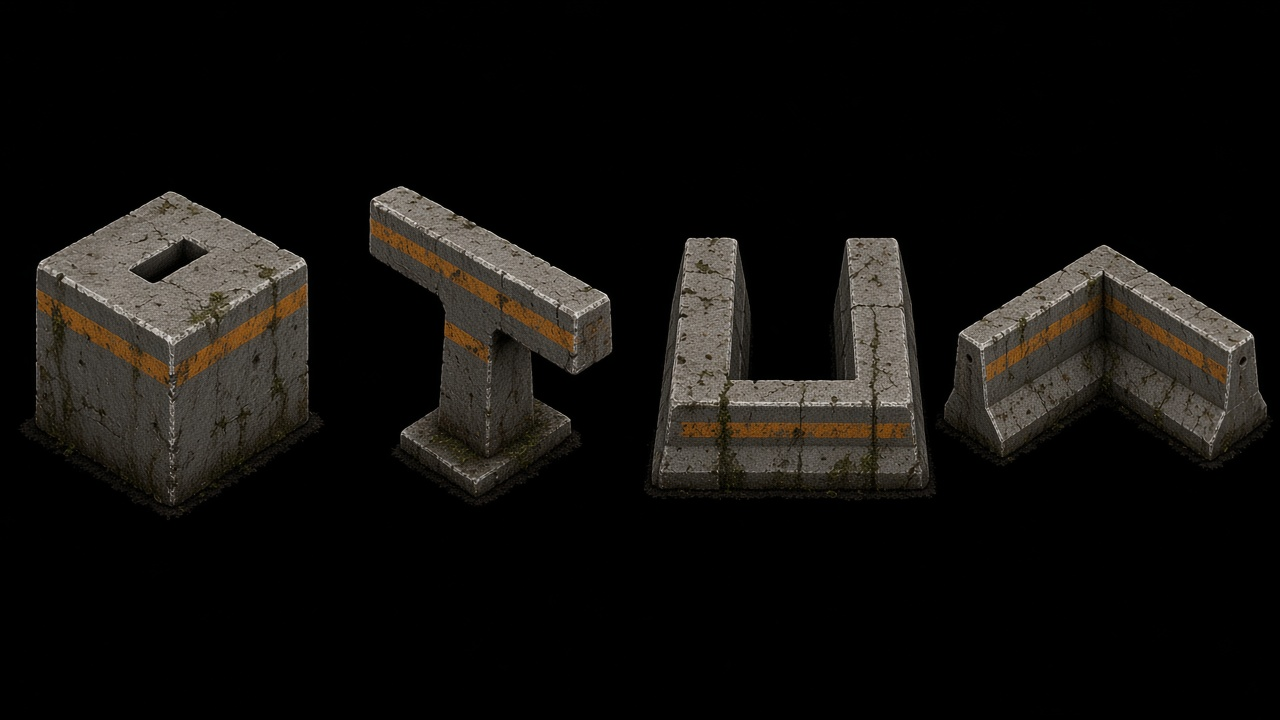
#> input picture assets/generated/cover/src/cover-jersey-shapes.png, 1280 x 720 px
$ python build-cover-atlas.py
#> lines starting #> are read from the running program, lines starting #| are printed output that depends on the picture
#!/usr/bin/env python3
"""Pack generated cover / vault sprites into mobile-sized runtime atlases."""

from __future__ import annotations

import json
from pathlib import Path

from PIL import Image

ROOT = Path(__file__).resolve().parents[1]
SRC = ROOT / "assets/generated/cover/src"
OUT_DIR = ROOT / "assets/generated/cover"
SOLDIER_DIR = ROOT / "assets/generated/soldier"
EXISTING = ROOT / "assets/generated"


def punch_black(im: Image.Image, thresh: int = 20, feather: int = 14) -> Image.Image:
#> called with thresh = 20, feather = 14
    im = im.convert("RGBA")
    px = im.load()
    w, h = im.size
#> w = 1280; h = 720
    for y in range(h):
        for x in range(w):
            r, g, b, a = px[x, y]
            m = max(r, g, b)
            if m <= thresh:
                px[x, y] = (0, 0, 0, 0)
            elif m <= thresh + feather:
                fade = int(255 * (m - thresh) / feather)
                px[x, y] = (r, g, b, min(a, fade))
    return im


def trim(im: Image.Image, pad: int = 3) -> Image.Image:
    bbox = im.getbbox()
    if not bbox:
        return im
    l, t, r, b = bbox
    l = max(0, l - pad)
    t = max(0, t - pad)
    r = min(im.width, r + pad)
    b = min(im.height, b + pad)
    return im.crop((l, t, r, b))


def content_ranges(im: Image.Image, min_span: int = 28, gap: int = 8) -> list[tuple[int, int]]:
#> called with min_span = 28, gap = 8
    px = im.load()
    w, h = im.size
#> w = 1280; h = 720
    filled = []
    for x in range(w):
        has = False
        for y in range(h):
            if px[x, y][3] > 24:
                has = True
                break
        filled.append(has)
    ranges = []
    start = None
    empty = 0
    for x, has in enumerate(filled):
        if has:
            if start is None:
                start = x
            empty = 0
        elif start is not None:
            empty += 1
            if empty >= gap:
                end = x - empty + 1
                if end - start >= min_span:
                    ranges.append((start, end))
                start = None
                empty = 0
#> after the loop, end = 1272; ranges = [(21, 324), (369, 613), (644, 1272)]
    if start is not None and w - start >= min_span:
        ranges.append((start, w))
    return ranges


def slice_sheet(path: Path, names: list[str]) -> dict[str, Image.Image]:
    raw = punch_black(Image.open(path))
    ranges = content_ranges(raw)
#> ranges = [(21, 324), (369, 613), (644, 1272)]
    if len(ranges) != len(names):
        # Fall back to equal columns when gap detection misses a piece.
        col_w = raw.width // len(names)
#> col_w = 320
        ranges = [(i * col_w, (i + 1) * col_w) for i in range(len(names))]
    out = {}
    for name, (x0, x1) in zip(names, ranges):
        piece = trim(raw.crop((max(0, x0 - 4), 0, min(raw.width, x1 + 4), raw.height)))
        out[name] = piece
#> this loop made 4 passes
#> (bbox in trim, l in trim, t in trim, r in trim, b in trim) on passes 1 to 4: ((19, 191, 324, 520), 16, 188, 324, 523), ((0, 186, 297, 505), 0, 183, 300, 508), ((8, 237, 328, 501), 5, 234, 328, 504), ((0, 244, 317, 470), 0, 241, 320, 473)
#> after the loop, out = 4 items
    return out


# [29 lines left out: functions fit, pack, not called in this run]


def build_cover_atlas():
    sprites: dict[str, Image.Image] = {}
    sprites.update(
        slice_sheet(
            SRC / "cover-jersey-shapes.png",
            ["jersey_square", "jersey_T", "jersey_U", "jersey_L"],
        )
    )
    sprites.update(
        slice_sheet(
            SRC / "cover-sandbag-shapes.png",
            ["sandbags_square", "sandbags_T", "sandbags_U", "sandbags_L"],
        )
    )
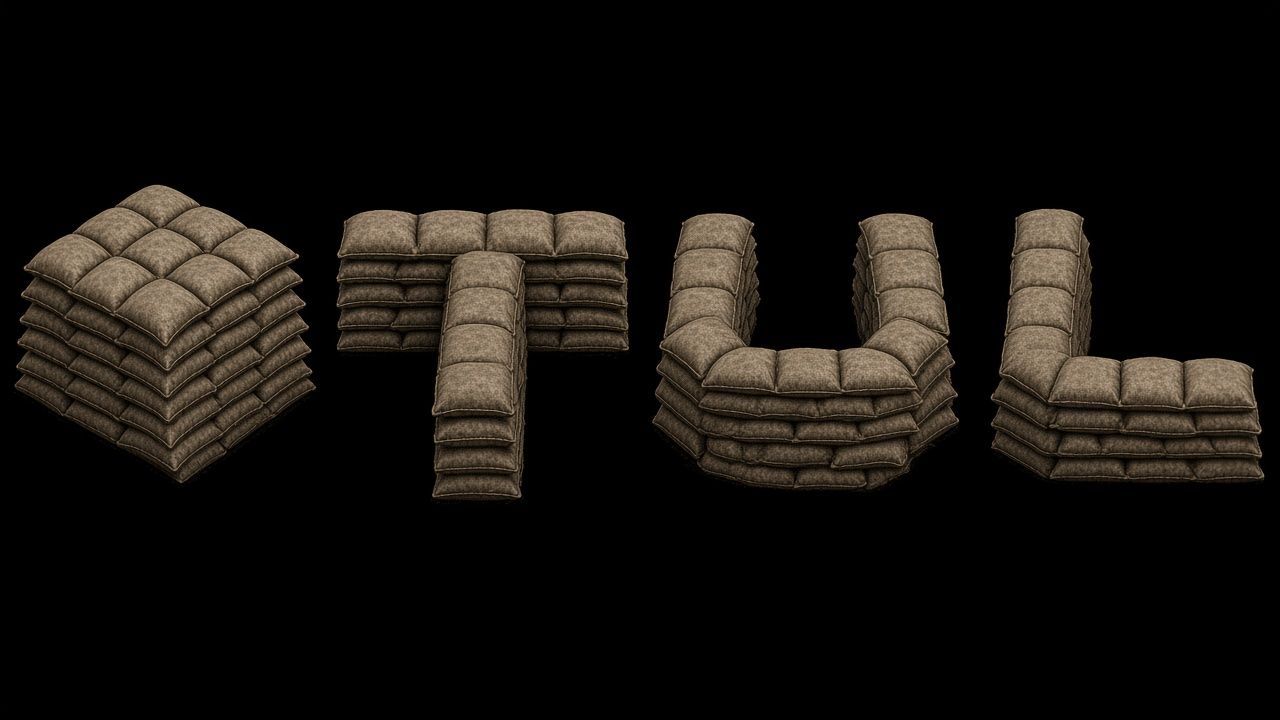
#> input picture assets/generated/cover/src/cover-sandbag-shapes.png, 1280 x 720 px
#> in slice_sheet (call 2), `ranges = content_ranges(raw)`: ranges = [(14, 316), (336, 629), (652, 959), (990, 1265)]
#> the loop in slice_sheet (call 2), `for name, (x0, x1) in zip(names, ranges):` made 4 passes
#> (name, x0, x1, bbox in trim, t in trim, r in trim, b in trim) on passes 1 to 4: ('sandbags_square', 14, 316, (4, 184, 306, 484), 181, 309, 487), ('sandbags_T', 336, 629, (4, 209, 297, 504), 206, 300, 507), ('sandbags_U', 652, 959, (4, 213, 311, 491), 210, 314, 494), ('sandbags_L', 990, 1265, (4, 208, 279, 483), 205, 282, 486)
    sprites.update(
        slice_sheet(
            SRC / "cover-setpieces.png",
            ["set_fortL", "set_barricade", "rubble_T"],
        )
    )
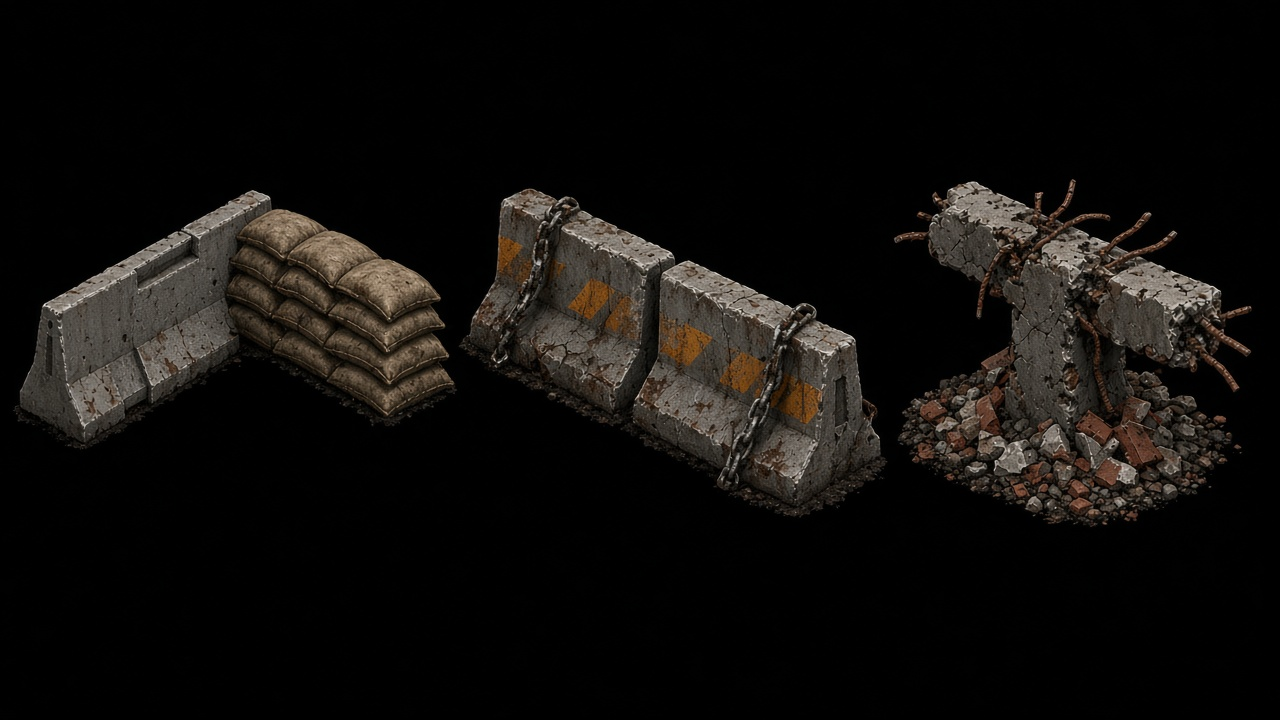
#> input picture assets/generated/cover/src/cover-setpieces.png, 1280 x 720 px
#> in slice_sheet (call 3), `ranges = content_ranges(raw)`: ranges = [(13, 1252)]
#> the loop in slice_sheet (call 3), `for name, (x0, x1) in zip(names, ranges):` made 3 passes
#> (bbox in trim, l in trim, t in trim, r in trim, b in trim) on passes 1 to 3: ((13, 190, 430, 450), 10, 187, 430, 453), ((0, 188, 434, 518), 0, 185, 434, 521), ((0, 179, 404, 527), 0, 176, 407, 530)
#> after the loop in slice_sheet (call 3), `for name, (x0, x1) in zip(names, ranges):`: out = 3 items
    sprites.update(
        slice_sheet(
            SRC / "cover-crates-rubble.png",
            ["crates_square", "crates_T", "rubble_square", "rubble_rect"],
        )
    )
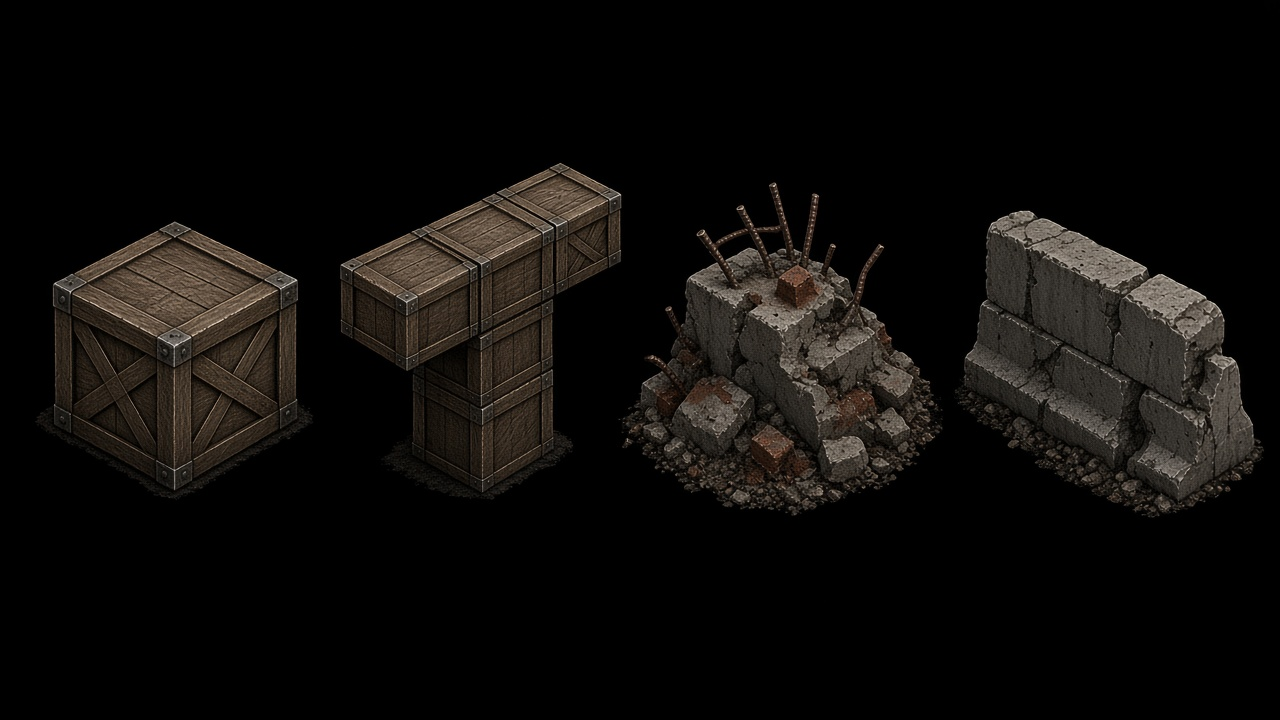
#> input picture assets/generated/cover/src/cover-crates-rubble.png, 1280 x 720 px
#> in slice_sheet (call 4), `raw = punch_black(Image.open(path))`:
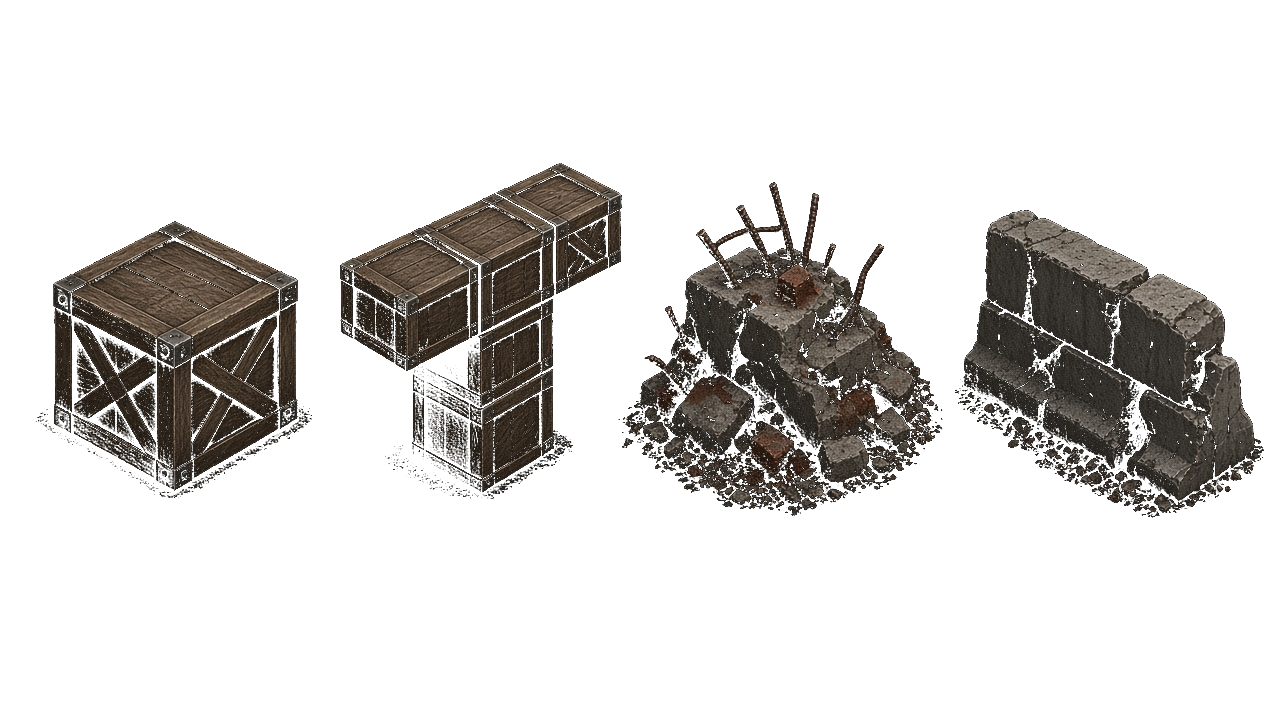
#> raw: PIL image 1280x720 RGBA; mean R, G, B, A 13.9, 12.1, 10.2, 52; transparent parts drawn white
#> in slice_sheet (call 4), `ranges = content_ranges(raw)`: ranges = [(36, 312), (340, 943), (955, 1264)]
#> the loop in slice_sheet (call 4), `for name, (x0, x1) in zip(names, ranges):` made 4 passes
#> (bbox in trim, l in trim, t in trim, r in trim, b in trim) on passes 1 to 2: ((35, 221, 312, 499), 32, 218, 315, 502), ((24, 163, 328, 499), 21, 160, 328, 499)
#> pass 1, in slice_sheet (call 4), `piece = trim(raw.crop((max(0, x0 - 4), 0, min(raw.width, x1 + 4), raw...`:
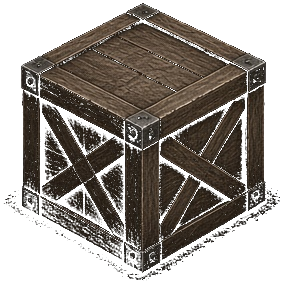
#> piece: PIL image 283x284 RGBA; mean R, G, B, A 36.5, 30.3, 24.1, 135.4; transparent parts drawn white
    extras = {
        "jersey_rect": EXISTING / "cover-jersey-organic.png",
        "sandbags_rect": EXISTING / "cover-sandbags-organic.png",
        "crates_rect": EXISTING / "cover-crates-organic.png",
        "wreck_rect": EXISTING / "cover-sedan-organic.png",
        "crates_L": EXISTING / "cover-crates-organic.png",
    }
    for name, path in extras.items():
        sprites[name] = trim(punch_black(Image.open(path)))
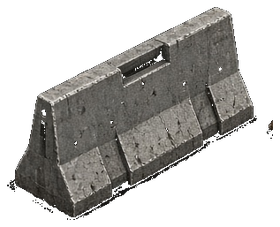
#> input picture assets/generated/cover-jersey-organic.png, 280 x 227 px
#> in punch_black, im is the input picture: PIL image 280x227 RGBA; mean R, G, B, A 47.1, 45.7, 43.2, 113.2
#> in trim (call 16), `return im.crop((l, t, r, b))`:
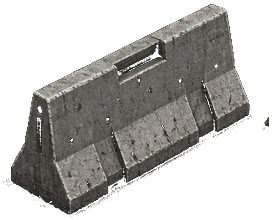
#> returned value: PIL image 272x220 RGBA; mean R, G, B, A 49.8, 48.5, 45.8, 117.5; transparent parts drawn white
#> pass 2 of the loop in build_cover_atlas, `for name, path in extras.items():`:
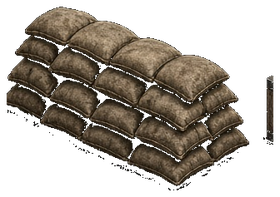
#> input picture assets/generated/cover-sandbags-organic.png, 280 x 197 px
#> in punch_black, im is the input picture: PIL image 280x197 RGBA; mean R, G, B, A 44, 37, 28.3, 118.6
#> in trim (call 17), `return im.crop((l, t, r, b))`:
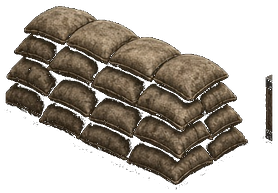
#> returned value: PIL image 278x193 RGBA; mean R, G, B, A 45, 37.9, 29, 117.7; transparent parts drawn white

    aliases = {
        "crates_U": "crates_T",
        "wreck_square": "wreck_rect",
        "wreck_T": "wreck_rect",
        "wreck_U": "wreck_rect",
        "wreck_L": "wreck_rect",
        "rubble_U": "rubble_T",
        "rubble_L": "rubble_rect",
    }

    fitted = {name: fit(im, 152, 128) for name, im in sprites.items()}
    atlas, defs = pack(fitted, width=768)
    for alias, source in aliases.items():
        defs[alias] = dict(defs[source])
    out_png = OUT_DIR / "cover-shape-atlas.png"
    atlas.save(out_png, "PNG", optimize=True)
    webp = OUT_DIR / "cover-shape-atlas.webp"
    atlas.save(webp, "WEBP", quality=80, method=6)
    (OUT_DIR / "cover-shape-atlas.json").write_text(
        json.dumps({"sprites": defs, "aliases": aliases}, indent=2)
    )
    js = ["export const COVER_ATLAS_SPRITES = {"]
    for name, box in defs.items():
        js.append(
            f'  {json.dumps(name)}: {{ x: {box["x"]}, y: {box["y"]}, w: {box["w"]}, h: {box["h"]} }},'
        )
    js.append("};")
    js.append(f"export const COVER_ATLAS_SIZE = {{ w: {atlas.width}, h: {atlas.height} }};\n")
    (ROOT / "js/coverAtlasData.js").write_text("\n".join(js))
    print(
        f"cover atlas {atlas.size} png={out_png.stat().st_size} webp={webp.stat().st_size} sprites={len(defs)}"
    )


# [19 lines left out: function build_vault_sheet, not called in this run]


if __name__ == "__main__":
#> (the run stopped early here; a loop or call above may not have finished)
